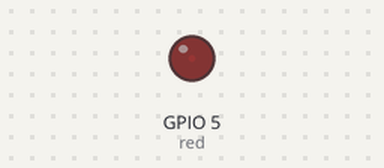
Recording of a program running on a simulated Raspberry Pi (BCM pin numbers). Shown: output pins drawn as LEDs (lit = HIGH).

Above: at 0.05 s.
At 0.9 s:
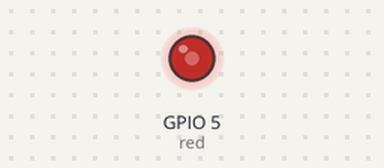
At 1.8 s:
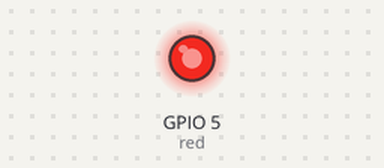
At 3.6 s:
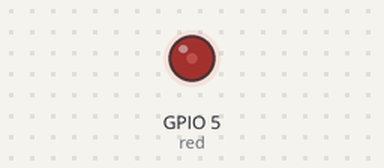
Timing chart, 0 to 5.3 s (numbered marks = the images above):
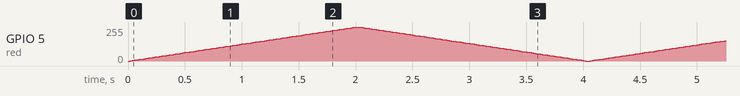

The program:

pwmled.py
```python
from gpiozero import PWMLED
from time import sleep
red = PWMLED(5)
while True:
    for x in range(101):
        red.value = x * 0.01
        sleep(0.02)
    for x in range(100, -1, -1):
        red.value = x * 0.01
        sleep(0.02)
```
